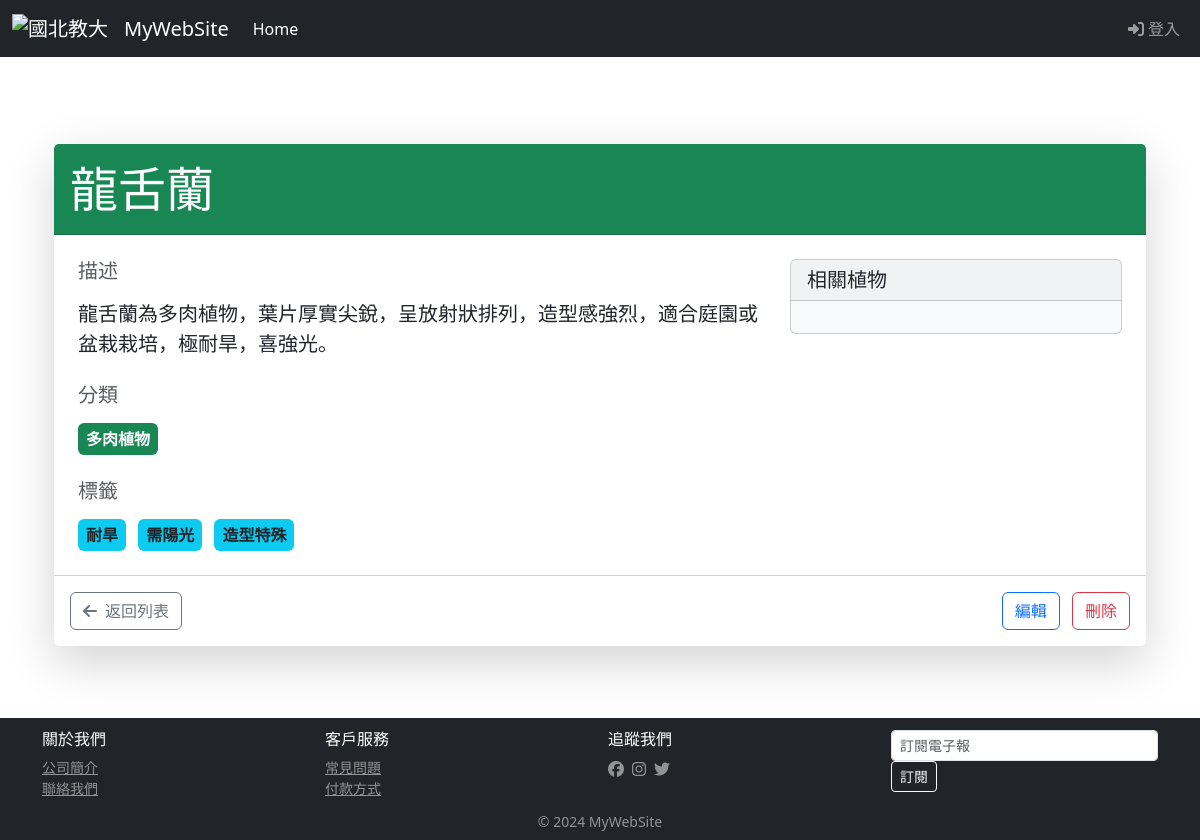
Screenshot of /plant/long-she-lan/ with the database file from the repository.
### plant/models.py (models this page shows, shortened)
class Plant(models.Model):
    title = models.CharField(max_length=255, default="")
    description = models.TextField(default="")
    slug = models.SlugField(blank=True, default="")
    category = models.ForeignKey(Category, null=True, on_delete=models.PROTECT)
    tags = models.ManyToManyField(Tag)
    image = models.ImageField(upload_to='plants/', null=True, blank=True)

class Category(models.Model):
    title = models.CharField(max_length=255, default="")
    def __str__(self):
        return self.title

class Tag(models.Model):
    title = models.CharField(max_length=255, default="")
    def __str__(self):
        return self.title

### plant/views.py (the view)
# urls.py: path('plant/<slug:slug>/', pviews.detail, name='plant_detail'),
def detail(request, slug=None):
    plant = get_object_or_404(Plant, slug=slug)
    return render(request, 'plant/detail.html', locals())

### templates/plant/detail.html (shortened to what this page needs)
{% extends "base.html" %}
{% block title %}{{ plant.title }} - 植物詳情{% endblock %}
{% block content %}
<div class="container py-5">
    <div class="card shadow-lg border-0 mb-4">
        <div class="card-header bg-success text-white py-3">
            <h1 class="display-5 mb-0">{{ plant.title }}</h1>
        </div>
        <div class="card-body p-4">
            <div class="row">
                <div class="col-md-8">
                    <h5 class="text-muted mb-3">描述</h5>
                    <p class="lead">{{ plant.description }}</p>
                    {% if plant.category %}
                    <div class="mt-4">
                        <h5 class="text-muted mb-3">分類</h5>
                        <span class="badge bg-success fs-6 p-2">{{ plant.category }}</span>
                    </div>
                    {% endif %}
                    {% if plant.tags.all %}
                    <div class="mt-4">
                        <h5 class="text-muted mb-3">標籤</h5>
                        {% for tag in plant.tags.all %}
                        <span class="badge bg-info text-dark fs-6 p-2 me-2">{{ tag }}</span>
                        {% endfor %}
                    </div>
                    {% endif %}
                </div>
                <div class="col-md-4 mt-4 mt-md-0">
                    <div class="card bg-light">
                        <div class="card-header">
                            <h5 class="mb-0">相關植物</h5>
                        </div>
                        <div class="card-body">
                        </div>
                    </div>
                </div>
            </div>
        </div>
        <div class="card-footer bg-white p-3">
            <div class="d-flex justify-content-between align-items-center">
                <a href="/plant/" class="btn btn-outline-secondary">
                    <i class="fas fa-arrow-left me-2"></i>返回列表
                </a>
                <div>
                    <a href="/admin/plant/plant/{{ plant.id }}/change/" class="btn btn-outline-primary me-2">編輯</a>
                    <a href="/admin/plant/plant/{{ plant.id }}/delete/" class="btn btn-outline-danger">刪除</a>
                </div>
            </div>
        </div>
    </div>
</div>
{% endblock %}

### static/css/style.css (style rules this page uses)
html, body { margin: 0; padding: 0; height: 100%; border: none; }
body { margin-left: 0px; margin-top: 0px; margin-right: 0px; margin-bottom: 0px; background-image: url(images/bg.gif); }

### rows the page displays
Plant: title "龍舌蘭", description "龍舌蘭為多肉植物，葉片厚實尖銳，呈放射狀排列，造型感強烈，適合庭園或盆栽栽培，極耐旱，喜強光。", category "多肉植物"
Tag: title "耐旱"
Tag: title "需陽光"
Tag: title "造型特殊"
